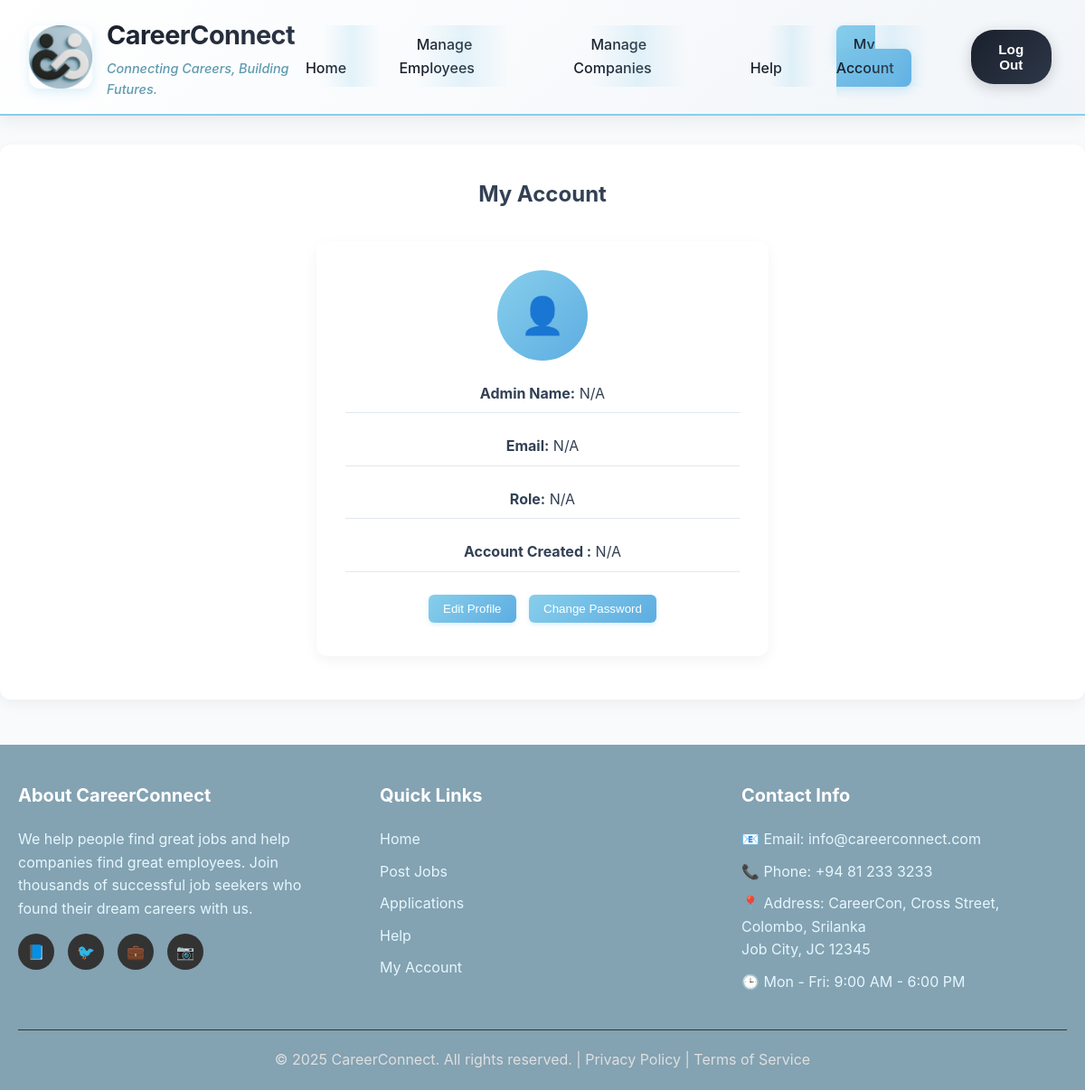
/Admin/my_account.php, run on an earlier commit of the app's database.
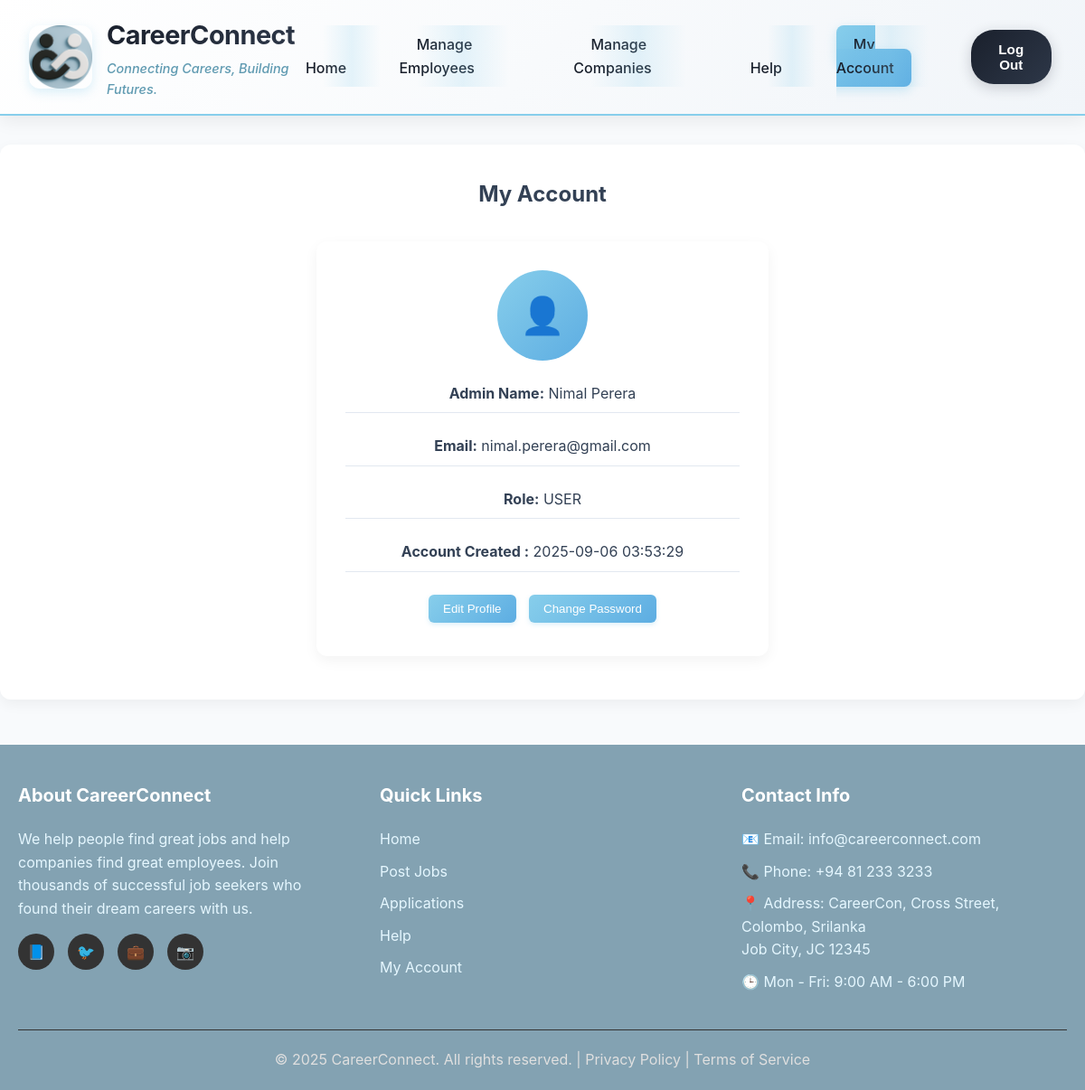
And on a later commit of the database.
### tables this page shows
CREATE TABLE users (
    user_id INT PRIMARY KEY AUTO_INCREMENT,
    username VARCHAR(255) NOT NULL UNIQUE,
    password VARCHAR(255) NOT NULL,
    role VARCHAR(50) NOT NULL,
    full_name VARCHAR(255),
    email VARCHAR(255) UNIQUE,
    created_at TIMESTAMP DEFAULT CURRENT_TIMESTAMP
);

### Admin/my_account.php (the view, shortened to what this page needs)
<?php
require_once '../includes/config.php';
$role = "admin";
$sql = "SELECT * FROM users WHERE role = ?";
$stmt = $conn->prepare($sql);
$stmt->bind_param("i", $role);
$stmt->execute();
$result = $stmt->get_result();
$admin = $result->fetch_assoc();
?>
<!DOCTYPE html>
<html lang="en">
<head>
  <link rel="stylesheet" href="adminhomepage.css">
  <link rel="stylesheet" href="../includes/navfooter.css">
</head>
<body>
  <header>
    <nav>
        <div class="logo">
            <img src="../assets/images/logo2.png" height="50" width="50">
            <div>
                <strong>CareerConnect</strong>
                <div class="tagline">Connecting Careers, Building Futures.</div>
            </div>
        </div>
        <ul class="nav-links">
            <li><a href="adminhomepage.php">Home</a></li>
            <li><a href="manage_employees.php">Manage Employees</a></li>
            <li><a href="manage_companies.php">Manage Companies</a></li>
            <li><a href="help.html">Help</a></li>
            <li><a href="my_account.php" class="active">My Account</a></li>
            <li><button onclick="window.location.href='../login.php'">Log Out</button></li>
        </ul>
    </nav>
</header>
  <main>
    <h2 style="text-align:center; margin:20px 0;">My Account</h2>
    <div class="account-card">
      <div class="account-avatar">
        👤
      </div>
      <div class="account-detail">
        <strong>Admin Name:</strong> <?php echo htmlspecialchars($admin['full_name'] ?? 'N/A'); ?>
      </div>
      <div class="account-detail">
        <strong>Email:</strong> <?php echo htmlspecialchars($admin['email'] ?? 'N/A'); ?>
      </div>
      <div class="account-detail">
        <strong>Role:</strong> <?php echo htmlspecialchars(ucfirst($admin['role'] ?? 'N/A')); ?>
      </div>
      <div class="account-detail">
        <strong>Account Created :</strong> <?php echo htmlspecialchars($admin['created_at'] ?? 'N/A'); ?>
      </div>
      <div style="margin-top:20px;">
        <button onclick="window.location.href='edit_my_account.php'">Edit Profile</button>
        <button onclick="window.location.href='edit_my_account.php'">Change Password</button>
      </div>
    </div>
  </main>
  <footer>
        <div class="footer-container">
            <div class="footer-content">
                <div class="footer-section">
                    <h3>About CareerConnect</h3>
                    <p>We help people find great jobs and help companies find great employees. Join thousands of successful job seekers who found their dream careers with us.</p>
                    <div class="social-links">
                        <a href="#" title="Facebook">📘</a>
                        <a href="#" title="Twitter">🐦</a>
                        <a href="#" title="LinkedIn">💼</a>
                        <a href="#" title="Instagram">📷</a>
                    </div>
                </div>
                <div class="footer-section">
                    <h3>Quick Links</h3>
                    <ul>
                        <li><a href="companyhomepage.php">Home</a></li>
                        <li><a href="postajob.php">Post Jobs</a></li>
                        <li><a href="viewapplications.php">Applications</a></li>
                        <li><a href="helpcom.php">Help</a></li>
                        <li><a href="myaccountpage.php">My Account</a></li>
                    </ul>
                </div>
                <div class="footer-section">
                    <h3>Contact Info</h3>
                    <p>📧 Email: info@careerconnect.com</p>
                    <p>📞 Phone: +94 81 233 3233</p>
                    <p>📍 Address: CareerCon, Cross Street, Colombo, Srilanka<br>Job City, JC 12345</p>
                    <p>🕒 Mon - Fri: 9:00 AM - 6:00 PM</p>
                </div>
            </div>
            <div class="footer-bottom">
                <p>&copy; 2025 CareerConnect. All rights reserved. | Privacy Policy | Terms of Service</p>
            </div>
        </div>
    </footer>
</body>
</html>

What changed in the data, as far as the page shows it:
added users: full_name "Nimal Perera", email "nimal.perera@gmail.com", role "USER", created_at "2025-09-06 03:53:29"
Also different on the page:
$admin['full_name']: "N/A" → (not shown)
$admin['email']: "N/A" → (not shown)
$admin['role']: "N/A" → (not shown)
$admin['created_at']: "N/A" → (not shown)
